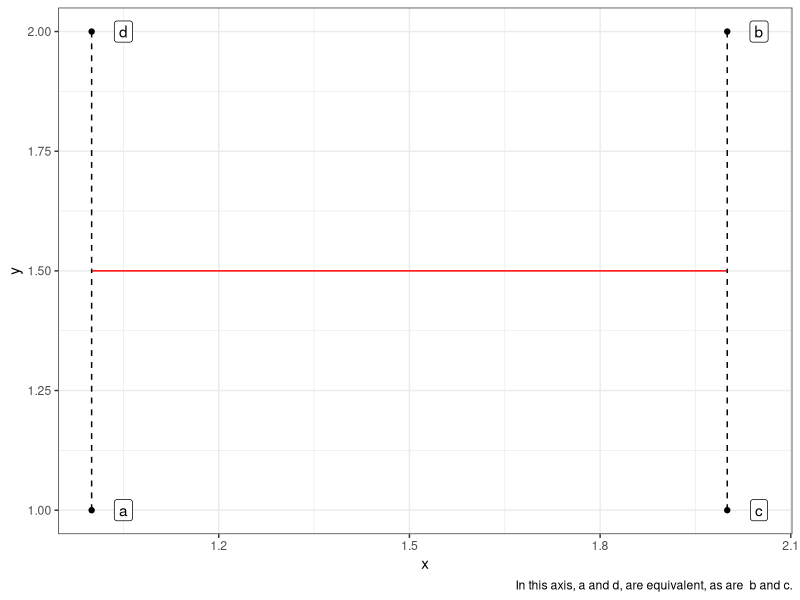
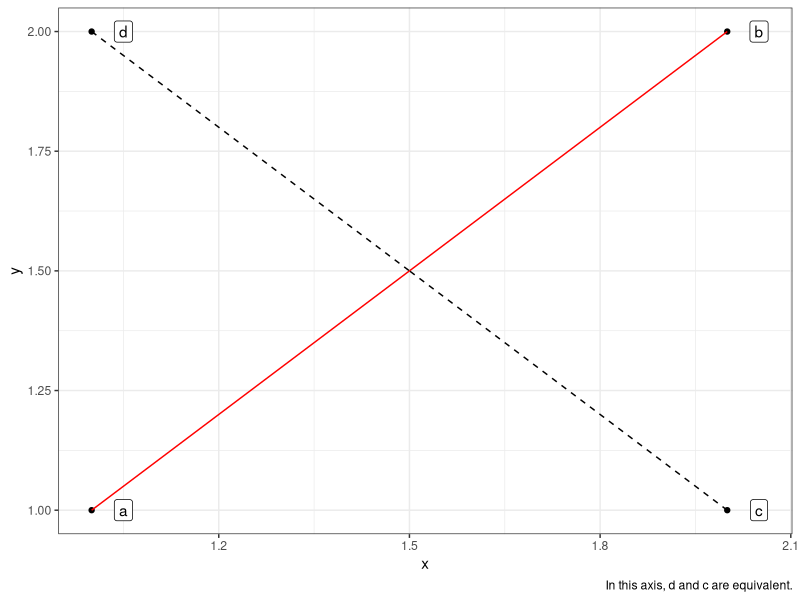

Write the R code that produced these figures, in order.
## ---- chunk 1
knitr::opts_chunk$set(echo = TRUE)
## ---- chunk 2
library(tidyverse)

df <-  tibble(obs = letters[1:4], 
              x = c(1,2,2,1), 
              y = rep(1:2, 2), 
              flat = rep(1.5, 4),
              pos = c(1, 2, 2, 1), 
              posx = c(1,2,1.5, 1.5),
              posy = posx)

p <-  ggplot(df, aes(x,y)) + 
  geom_point() + 
  geom_label(aes(label = obs), nudge_x = .05) +
  theme_bw()

p + geom_line(aes(y = flat), colour = "red") + 
  geom_linerange(aes(ymin = y, ymax = flat), linetype = "dashed") + labs(caption = "In this axis, a and d, are equivalent, as are  b and c.")

p + geom_line(aes(y = pos), colour = "red") + 
  geom_segment(aes(y = y, yend = posy, x=x, xend = posx), linetype = "dashed") + labs(caption = "In this axis, d and c are equivalent.")
